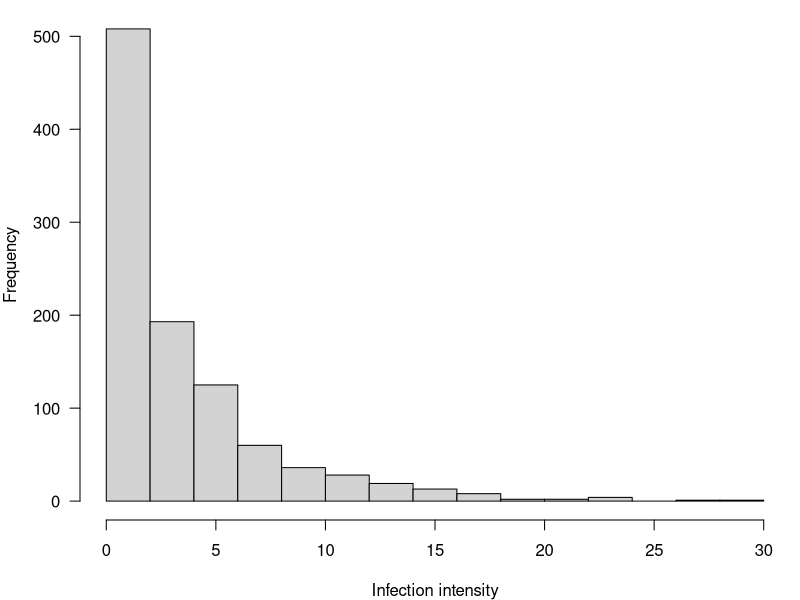
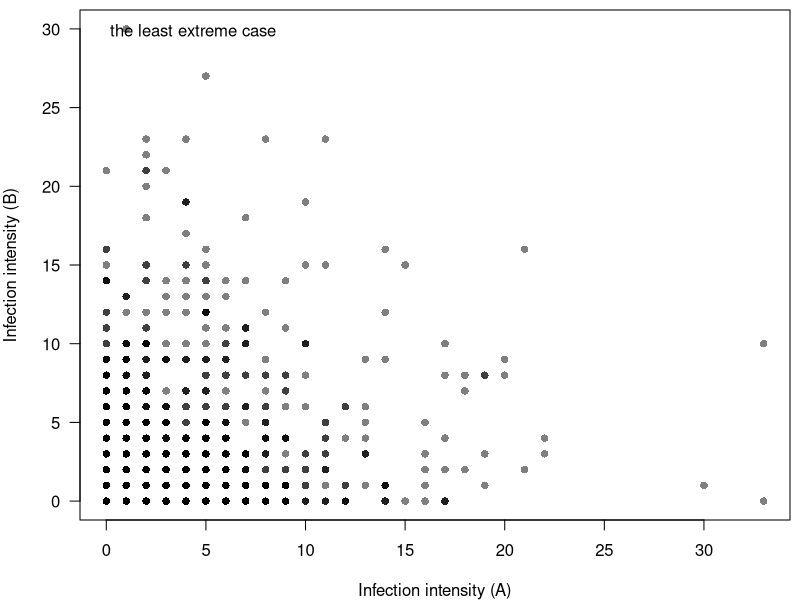
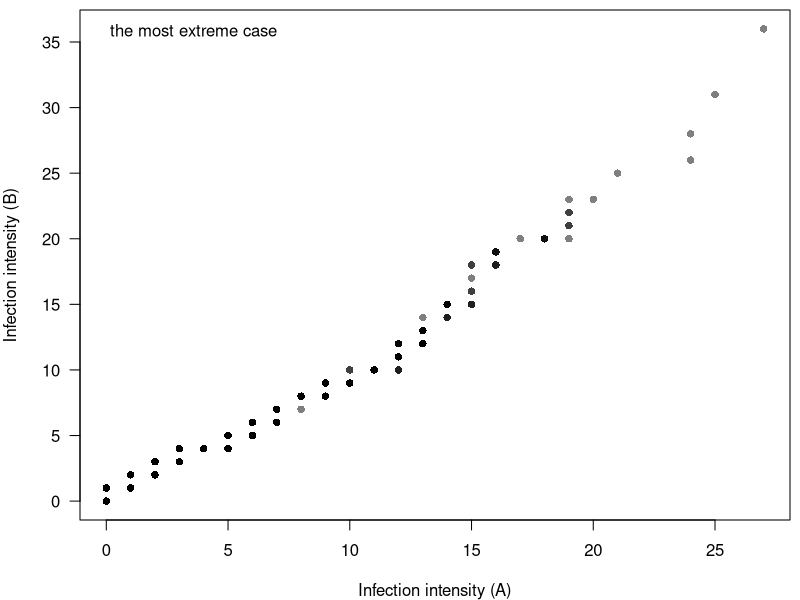

Write R code to recreate these figures, in order.
## ---- chunk 1
knitr::opts_chunk$set(warning = FALSE, message = FALSE) 
## ---- chunk 2
par(mar=c(4,4,0.5,0.5))
hist(rnbinom(1000, 1, 0.2), main='', xlab='Infection intensity', las=1)
## ---- chunk 3
par(mar=c(4,4,0.5,0.5))
plot(rnbinom(1000, 1, 0.2), 
  rnbinom(1000, 1, 0.2), pch=16, col=adjustcolor(1,0.5),
  main='', xlab='Infection intensity (A)', 
  ylab='Infection intensity (B)', las=1)
legend('topleft', legend=c('the least extreme case'), bty='n')

## ---- chunk 4

par(mar=c(4,4,0.5,0.5))
plot(sort(rnbinom(1000, 1, 0.2)), 
  sort(rnbinom(1000, 1, 0.2)), pch=16, col=adjustcolor(1,0.5),
  main='', xlab='Infection intensity (A)', 
  ylab='Infection intensity (B)', las=1)
legend('topleft', legend=c('the most extreme case'), bty='n')

